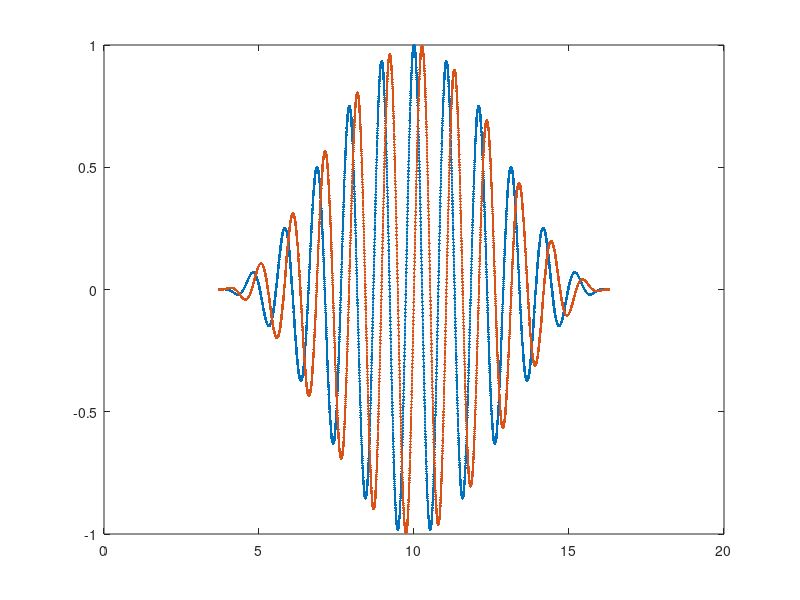

Here is the MATLAB script that generated this plot: (Note: this script raises an error after producing the figure.)
% see FTExp_ex2
clear; close all;
a = 1/4; k0 = 6;
x_shift = 10;
Nx = 5000;
x = linspace(-pi/(2*a), pi/(2*a), Nx) + x_shift;
dx = (x(end)-x(1))/(Nx-1);
f = exp(1i*k0*(x-x_shift)).*cos(a*(x-x_shift)).^2;
figure; plot(x, real(f), '.-'); hold on;
plot(x, imag(f), '.-');

% FFT
[g1, k1] = FFT(f, x(1), dx);
% FFT interp
[g2, k2] = FFT(f, x(1), dx, Nx*10);
% analytical
k = k2;
g = sqrt(2*pi)*a./(4*a^2-(k-k0).^2).*sinc((pi*(k-k0))/(2*a));
g = g .* exp(-1i*k*x_shift);

figure;
plot(k, real(g), '.-'); hold on;
plot(k1, real(g1), 'o');
plot(k2, real(g2), '.');
axis([k0-3, k0+3, -2.7, 2.7]);
legend('analytical', 'FFT', 'FFT interp');

disp(['norm2(f) = ' num2str(sum(abs(f).^2)*dx, 14)]);
disp(['norm2(g) = ' num2str(sum(abs(g).^2)*(k(2)-k(1)), 14)]);
disp(['norm2(g1) = ' num2str(sum(abs(g1).^2)*(k1(2)-k1(1)), 14)]);
